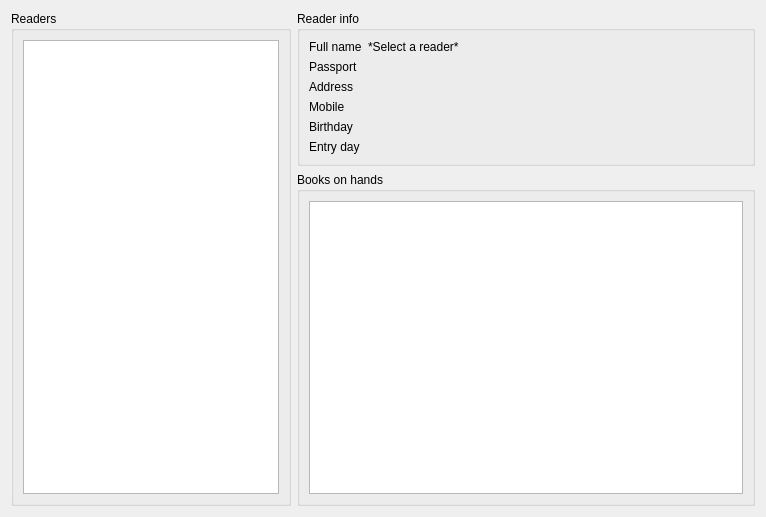
<?xml version="1.0" encoding="UTF-8"?>
<ui version="4.0">
 <class>ReaderInfoWidget</class>
 <widget class="QWidget" name="ReaderInfoWidget">
  <property name="geometry">
   <rect>
    <x>0</x>
    <y>0</y>
    <width>766</width>
    <height>517</height>
   </rect>
  </property>
  <property name="sizePolicy">
   <sizepolicy hsizetype="Preferred" vsizetype="Preferred">
    <horstretch>0</horstretch>
    <verstretch>0</verstretch>
   </sizepolicy>
  </property>
  <property name="windowTitle">
   <string>Readers</string>
  </property>
  <layout class="QHBoxLayout" name="horizontalLayout">
   <item>
    <widget class="QGroupBox" name="readersGroupBox">
     <property name="sizePolicy">
      <sizepolicy hsizetype="Fixed" vsizetype="Preferred">
       <horstretch>0</horstretch>
       <verstretch>0</verstretch>
      </sizepolicy>
     </property>
     <property name="title">
      <string>Readers</string>
     </property>
     <layout class="QVBoxLayout" name="verticalLayout">
      <item>
       <widget class="QTableView" name="readersTableView"/>
      </item>
     </layout>
    </widget>
   </item>
   <item>
    <layout class="QVBoxLayout" name="verticalLayout_3">
     <item>
      <widget class="QGroupBox" name="readerInfoGroupBox">
       <property name="title">
        <string>Reader info</string>
       </property>
       <layout class="QFormLayout" name="formLayout">
        <item row="0" column="0">
         <widget class="QLabel" name="label_4">
          <property name="layoutDirection">
           <enum>Qt::LeftToRight</enum>
          </property>
          <property name="text">
           <string>Full name</string>
          </property>
         </widget>
        </item>
        <item row="0" column="1">
         <widget class="QLabel" name="fullNameLabel">
          <property name="text">
           <string>*Select a reader*</string>
          </property>
         </widget>
        </item>
        <item row="1" column="0">
         <widget class="QLabel" name="label_5">
          <property name="layoutDirection">
           <enum>Qt::LeftToRight</enum>
          </property>
          <property name="text">
           <string>Passport</string>
          </property>
         </widget>
        </item>
        <item row="1" column="1">
         <widget class="QLabel" name="passportLabel">
          <property name="text">
           <string/>
          </property>
         </widget>
        </item>
        <item row="2" column="0">
         <widget class="QLabel" name="label_6">
          <property name="layoutDirection">
           <enum>Qt::LeftToRight</enum>
          </property>
          <property name="text">
           <string>Address</string>
          </property>
         </widget>
        </item>
        <item row="2" column="1">
         <widget class="QLabel" name="addressLabel">
          <property name="text">
           <string/>
          </property>
         </widget>
        </item>
        <item row="3" column="0">
         <widget class="QLabel" name="label_7">
          <property name="minimumSize">
           <size>
            <width>0</width>
            <height>0</height>
           </size>
          </property>
          <property name="layoutDirection">
           <enum>Qt::LeftToRight</enum>
          </property>
          <property name="text">
           <string>Mobile</string>
          </property>
          <property name="alignment">
           <set>Qt::AlignLeading|Qt::AlignLeft|Qt::AlignVCenter</set>
          </property>
         </widget>
        </item>
        <item row="3" column="1">
         <widget class="QLabel" name="mobileLabel">
          <property name="text">
           <string/>
          </property>
         </widget>
        </item>
        <item row="4" column="0">
         <widget class="QLabel" name="label_8">
          <property name="layoutDirection">
           <enum>Qt::LeftToRight</enum>
          </property>
          <property name="text">
           <string>Birthday</string>
          </property>
          <property name="textFormat">
           <enum>Qt::AutoText</enum>
          </property>
         </widget>
        </item>
        <item row="4" column="1">
         <widget class="QLabel" name="birthDayLabel">
          <property name="text">
           <string/>
          </property>
         </widget>
        </item>
        <item row="5" column="0">
         <widget class="QLabel" name="label_2">
          <property name="text">
           <string>Entry day</string>
          </property>
         </widget>
        </item>
        <item row="5" column="1">
         <widget class="QLabel" name="entryDayLabel">
          <property name="text">
           <string/>
          </property>
         </widget>
        </item>
       </layout>
      </widget>
     </item>
     <item>
      <widget class="QGroupBox" name="booksOnHandsGroupBox">
       <property name="sizePolicy">
        <sizepolicy hsizetype="Preferred" vsizetype="Preferred">
         <horstretch>0</horstretch>
         <verstretch>0</verstretch>
        </sizepolicy>
       </property>
       <property name="title">
        <string>Books on hands</string>
       </property>
       <layout class="QVBoxLayout" name="verticalLayout_2" stretch="0">
        <item>
         <widget class="QTableView" name="booksOnHandsTableView">
          <property name="sizePolicy">
           <sizepolicy hsizetype="Expanding" vsizetype="Expanding">
            <horstretch>0</horstretch>
            <verstretch>0</verstretch>
           </sizepolicy>
          </property>
         </widget>
        </item>
       </layout>
      </widget>
     </item>
    </layout>
   </item>
  </layout>
 </widget>
 <resources/>
 <connections/>
</ui>
